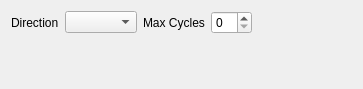
<?xml version="1.0" encoding="UTF-8"?>
<ui version="4.0">
 <class>ReactionPathTab</class>
 <widget class="QWidget" name="ReactionPathTab">
  <property name="geometry">
   <rect>
    <x>0</x>
    <y>0</y>
    <width>363</width>
    <height>89</height>
   </rect>
  </property>
  <property name="windowTitle">
   <string>Form</string>
  </property>
  <layout class="QVBoxLayout" name="verticalLayout">
   <item>
    <layout class="QHBoxLayout" name="horizontalLayout_3">
     <item>
      <widget class="QLabel" name="label_55">
       <property name="text">
        <string>Direction</string>
       </property>
      </widget>
     </item>
     <item>
      <widget class="QComboBox" name="rpath_direction"/>
     </item>
     <item>
      <widget class="QLabel" name="label_57">
       <property name="text">
        <string>Max Cycles</string>
       </property>
      </widget>
     </item>
     <item>
      <widget class="QSpinBox" name="rpath_max_cycles"/>
     </item>
     <item>
      <spacer name="horizontalSpacer_19">
       <property name="orientation">
        <enum>Qt::Horizontal</enum>
       </property>
       <property name="sizeHint" stdset="0">
        <size>
         <width>40</width>
         <height>20</height>
        </size>
       </property>
      </spacer>
     </item>
    </layout>
   </item>
   <item>
    <spacer name="verticalSpacer">
     <property name="orientation">
      <enum>Qt::Vertical</enum>
     </property>
     <property name="sizeHint" stdset="0">
      <size>
       <width>20</width>
       <height>21</height>
      </size>
     </property>
    </spacer>
   </item>
  </layout>
 </widget>
 <resources/>
 <connections/>
</ui>
